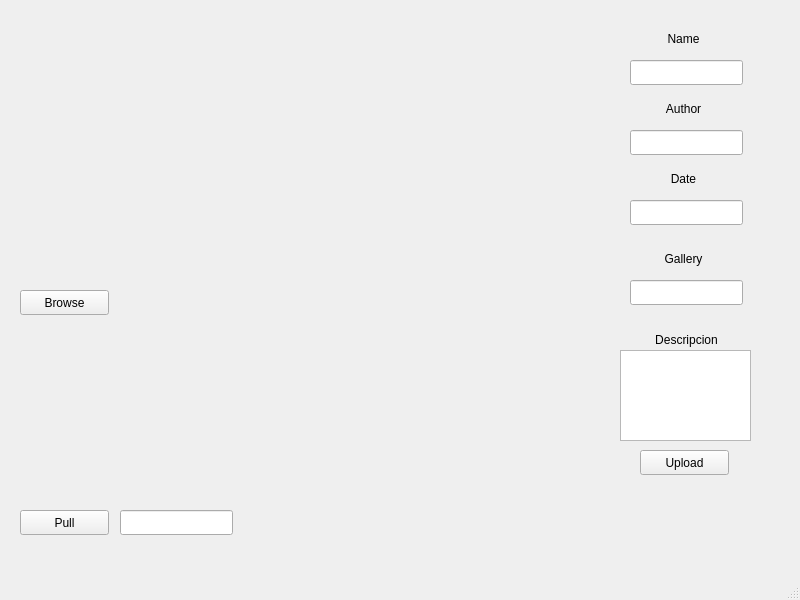
<?xml version="1.0" encoding="UTF-8"?>
<ui version="4.0">
 <class>ActionsWindow</class>
 <widget class="QMainWindow" name="ActionsWindow">
  <property name="geometry">
   <rect>
    <x>0</x>
    <y>0</y>
    <width>800</width>
    <height>600</height>
   </rect>
  </property>
  <property name="windowTitle">
   <string>MainWindow</string>
  </property>
  <widget class="QWidget" name="centralwidget">
   <widget class="QLabel" name="imageLabel">
    <property name="geometry">
     <rect>
      <x>20</x>
      <y>20</y>
      <width>271</width>
      <height>251</height>
     </rect>
    </property>
    <property name="text">
     <string/>
    </property>
   </widget>
   <widget class="QLabel" name="imageStatusLabel">
    <property name="geometry">
     <rect>
      <x>20</x>
      <y>330</y>
      <width>211</width>
      <height>20</height>
     </rect>
    </property>
    <property name="layoutDirection">
     <enum>Qt::LeftToRight</enum>
    </property>
    <property name="text">
     <string/>
    </property>
    <property name="alignment">
     <set>Qt::AlignLeading|Qt::AlignLeft|Qt::AlignVCenter</set>
    </property>
   </widget>
   <widget class="QPushButton" name="browsePushButton">
    <property name="geometry">
     <rect>
      <x>20</x>
      <y>290</y>
      <width>89</width>
      <height>25</height>
     </rect>
    </property>
    <property name="text">
     <string>Browse</string>
    </property>
   </widget>
   <widget class="QLabel" name="nameLabel">
    <property name="geometry">
     <rect>
      <x>650</x>
      <y>30</y>
      <width>67</width>
      <height>17</height>
     </rect>
    </property>
    <property name="text">
     <string>Name</string>
    </property>
    <property name="alignment">
     <set>Qt::AlignCenter</set>
    </property>
   </widget>
   <widget class="QLineEdit" name="nameLineEdit">
    <property name="geometry">
     <rect>
      <x>630</x>
      <y>60</y>
      <width>113</width>
      <height>25</height>
     </rect>
    </property>
   </widget>
   <widget class="QLineEdit" name="authorLineEdit">
    <property name="geometry">
     <rect>
      <x>630</x>
      <y>130</y>
      <width>113</width>
      <height>25</height>
     </rect>
    </property>
   </widget>
   <widget class="QLabel" name="authorLabel">
    <property name="geometry">
     <rect>
      <x>650</x>
      <y>100</y>
      <width>67</width>
      <height>17</height>
     </rect>
    </property>
    <property name="text">
     <string>Author</string>
    </property>
    <property name="alignment">
     <set>Qt::AlignCenter</set>
    </property>
   </widget>
   <widget class="QLineEdit" name="dateLineEdit">
    <property name="geometry">
     <rect>
      <x>630</x>
      <y>200</y>
      <width>113</width>
      <height>25</height>
     </rect>
    </property>
   </widget>
   <widget class="QLabel" name="dateLabel">
    <property name="geometry">
     <rect>
      <x>650</x>
      <y>170</y>
      <width>67</width>
      <height>17</height>
     </rect>
    </property>
    <property name="text">
     <string>Date</string>
    </property>
    <property name="alignment">
     <set>Qt::AlignCenter</set>
    </property>
   </widget>
   <widget class="QLabel" name="descriptionLabel">
    <property name="geometry">
     <rect>
      <x>626</x>
      <y>330</y>
      <width>121</width>
      <height>20</height>
     </rect>
    </property>
    <property name="layoutDirection">
     <enum>Qt::RightToLeft</enum>
    </property>
    <property name="text">
     <string>Descripcion</string>
    </property>
    <property name="alignment">
     <set>Qt::AlignCenter</set>
    </property>
   </widget>
   <widget class="QTextEdit" name="descriptionTextEdit">
    <property name="geometry">
     <rect>
      <x>620</x>
      <y>350</y>
      <width>131</width>
      <height>91</height>
     </rect>
    </property>
   </widget>
   <widget class="QPushButton" name="uploadPushButton">
    <property name="geometry">
     <rect>
      <x>640</x>
      <y>450</y>
      <width>89</width>
      <height>25</height>
     </rect>
    </property>
    <property name="text">
     <string>Upload</string>
    </property>
   </widget>
   <widget class="QPushButton" name="pullPushButton">
    <property name="geometry">
     <rect>
      <x>20</x>
      <y>510</y>
      <width>89</width>
      <height>25</height>
     </rect>
    </property>
    <property name="text">
     <string>Pull</string>
    </property>
   </widget>
   <widget class="QLineEdit" name="pullLineEdit">
    <property name="geometry">
     <rect>
      <x>120</x>
      <y>510</y>
      <width>113</width>
      <height>25</height>
     </rect>
    </property>
   </widget>
   <widget class="QLabel" name="galleryLabel">
    <property name="geometry">
     <rect>
      <x>650</x>
      <y>250</y>
      <width>67</width>
      <height>17</height>
     </rect>
    </property>
    <property name="text">
     <string>Gallery</string>
    </property>
    <property name="alignment">
     <set>Qt::AlignCenter</set>
    </property>
   </widget>
   <widget class="QLineEdit" name="galleryLineEdit">
    <property name="geometry">
     <rect>
      <x>630</x>
      <y>280</y>
      <width>113</width>
      <height>25</height>
     </rect>
    </property>
   </widget>
  </widget>
  <widget class="QMenuBar" name="menubar">
   <property name="geometry">
    <rect>
     <x>0</x>
     <y>0</y>
     <width>800</width>
     <height>22</height>
    </rect>
   </property>
  </widget>
  <widget class="QStatusBar" name="statusbar"/>
 </widget>
 <resources/>
 <connections/>
</ui>
